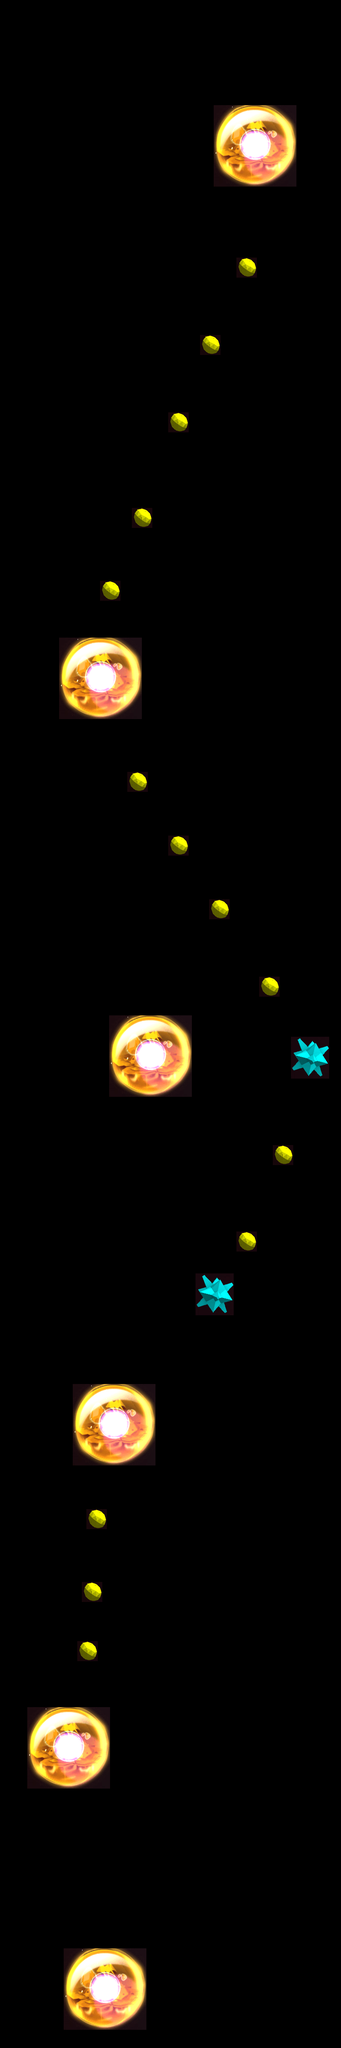

This game map was drawn from its Tiled (.tmx) file and the tilesets committed beside it. A one-line description and the trimmed map source follow:
An orthogonal 75x450 tile map with 10x10 px tiles, 1 tile layer (Tile Layer 1) and 8 objects.

<map version="1.2" tiledversion="1.2.4" orientation="orthogonal" renderorder="left-down" width="75" height="450" tilewidth="10" tileheight="10" infinite="0" nextlayerid="12" nextobjectid="103">
 <tileset firstgid="1" source="map.tsx" />
 <layer id="11" name="Tile Layer 1" width="75" height="450">
  <data>[33750 cells, 22 non-empty, 3 distinct tile ids]</data>
 </layer>
 <objectgroup color="#ffaaff" id="6" name="Planets">
  <object id="95" x="230" y="4379.33">
   <point />
  </object>
  <object id="96" x="150" y="3849.33">
   <point />
  </object>
  <object id="97" x="251.333" y="3138">
   <point />
  </object>
  <object id="98" x="330.667" y="2329.33">
   <point />
  </object>
  <object id="99" x="220.667" y="1501.33">
   <point />
  </object>
  <object id="100" x="560.667" y="330.667">
   <point />
  </object>
 </objectgroup>
 <objectgroup color="#ffff00" id="7" name="DirectionalPoints">
  <object id="101" x="471.333" y="2860.67">
   <point />
  </object>
  <object id="102" x="680" y="2339.33">
   <point />
  </object>
 </objectgroup>
 <objectgroup color="#ffaa00" id="8" name="SmallPoints" />
</map>